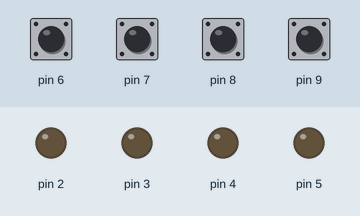
This sketch was run on a simulated Arduino Uno, built with avr-gcc and run on an emulated ATmega328P. Shown: output pins drawn as LEDs (lit = HIGH). Inputs (shaded band) come from the test bench; at power-on: pin 6–9 HIGH.

Above: at 1.2 s.
1.3 s: pin 6 pulled LOW for 0.15 s
At 1.6 s:
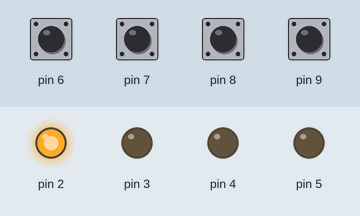
2.9 s: pin 7 pulled LOW for 0.15 s
At 4.1 s:
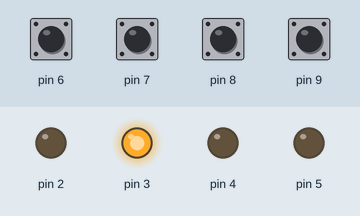
4.5 s: pin 8 pulled LOW for 0.15 s
At 5.1 s:
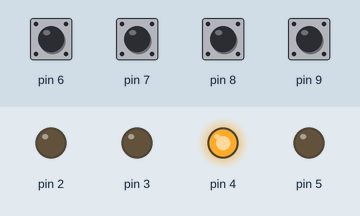
6.1 s: pin 9 pulled LOW for 0.15 s
At 6.5 s:
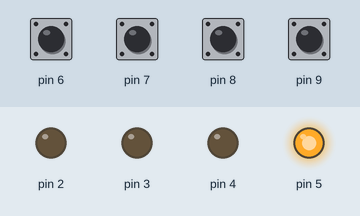
7.7 s: pin 6 pulled LOW for 1 s
At 9.0 s:
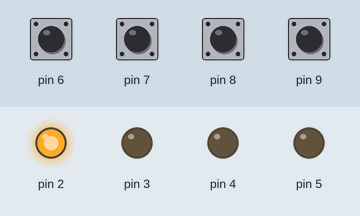
10.2 s: pin 7 pulled LOW for 1 s
At 10.8 s:
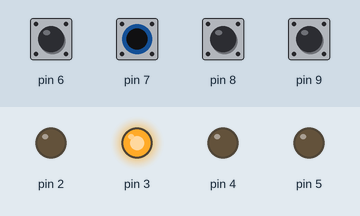
Timing chart, 0 to 13.2 s (numbered marks = the images above; inputs shaded):
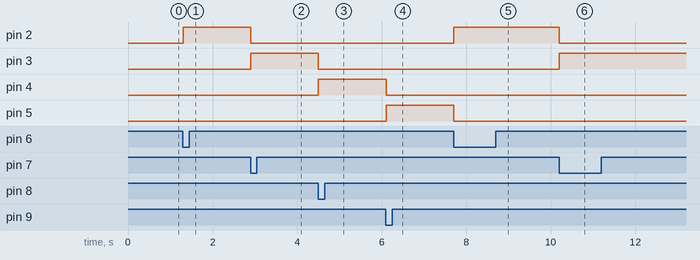

The sketch:

FourNewFriends.ino
```cpp
// (licence header left out)
// the setup function runs once when you press reset or power the board
void setup() {
  // initialize pin 2 as an output (the Red LED).
  pinMode(2, OUTPUT);
  // initialize pin 3 as an output (the Green LED).
  pinMode(3, OUTPUT);
  // initialize pin 4 as an output (the Blue LED).
  pinMode(4, OUTPUT);
  // initialize pin 5 as an output (the Yellow LED).
  pinMode(5, OUTPUT);
  // initialize pin 6 as an input (the Red Button).
  pinMode(6, INPUT_PULLUP);
  // initialize pin 7 as an input (the Green Button).
  pinMode(7, INPUT_PULLUP);
  // initialize pin 8 as an input (the Blue Button).
  pinMode(8, INPUT_PULLUP);
  // initialize pin 9 as an input (the Yellow Button).
  pinMode(9, INPUT_PULLUP);
}

// the loop function runs over and over again forever
void loop() {
  if (digitalRead(6) == LOW) {         // If we detect that input 6 (Red Button) is LOW (0v)
    digitalWrite(2, HIGH);             // Write HIGH (5v) to pin 2 (the Red LED!)
    digitalWrite(3, LOW);              // Write LOW (0v) to all the other pins
    digitalWrite(4, LOW);
    digitalWrite(5, LOW);
  }

  if (digitalRead(7) == LOW) {         // If we detect that input 7 (Green Button) is LOW (0v)
    digitalWrite(3, HIGH);             // Write HIGH (5v) to pin 3 (the Green LED!)
    digitalWrite(2, LOW);              // Write LOW (0v) to all the other pins
    digitalWrite(4, LOW);
    digitalWrite(5, LOW);
  }

  if (digitalRead(8) == LOW) {         // If we detect that input 8 (Blue Button) is LOW (0v)
    digitalWrite(4, HIGH);             // Write HIGH (5v) to pin 4 (the Blue ED!)
    digitalWrite(2, LOW);              // Write LOW (0v) to all the other pins
    digitalWrite(3, LOW);
    digitalWrite(5, LOW);
  }

  if (digitalRead(9) == LOW) {         // If we detect that input 9 (Yellow Button) is LOW (0v)
    digitalWrite(5, HIGH);             // Write HIGH (5v) to pin 5 (the YellowLED!)
    digitalWrite(2, LOW);              // Write LOW (0v) to all the other pins
    digitalWrite(3, LOW);
    digitalWrite(4, LOW);
  }

  delay(10);
}
```

Measured:
- after the input at 1.3 s, pin 2: LOW → HIGH at once
- after the input at 2.9 s, pin 2: HIGH → LOW at once; pin 3: LOW → HIGH at once
- after the input at 4.5 s, pin 3: HIGH → LOW at once; pin 4: LOW → HIGH at once
- after the input at 6.1 s, pin 4: HIGH → LOW at once; pin 5: LOW → HIGH at once
- after the input at 7.7 s, pin 2: LOW → HIGH at once; pin 5: HIGH → LOW at once
- after the input at 10.2 s, pin 2: HIGH → LOW at once; pin 3: LOW → HIGH at once
